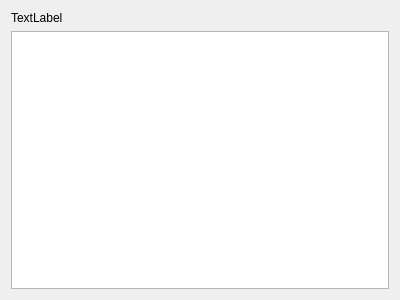
<?xml version="1.0" encoding="UTF-8"?>
<ui version="4.0">
 <class>RealTimeDataDialog</class>
 <widget class="QDialog" name="RealTimeDataDialog">
  <property name="geometry">
   <rect>
    <x>0</x>
    <y>0</y>
    <width>400</width>
    <height>300</height>
   </rect>
  </property>
  <property name="windowTitle">
   <string>real time data</string>
  </property>
  <layout class="QVBoxLayout" name="verticalLayout">
   <item>
    <widget class="QLabel" name="label_sensorName">
     <property name="text">
      <string>TextLabel</string>
     </property>
    </widget>
   </item>
   <item>
    <widget class="QListView" name="listView_RTData"/>
   </item>
  </layout>
 </widget>
 <resources/>
 <connections/>
</ui>
